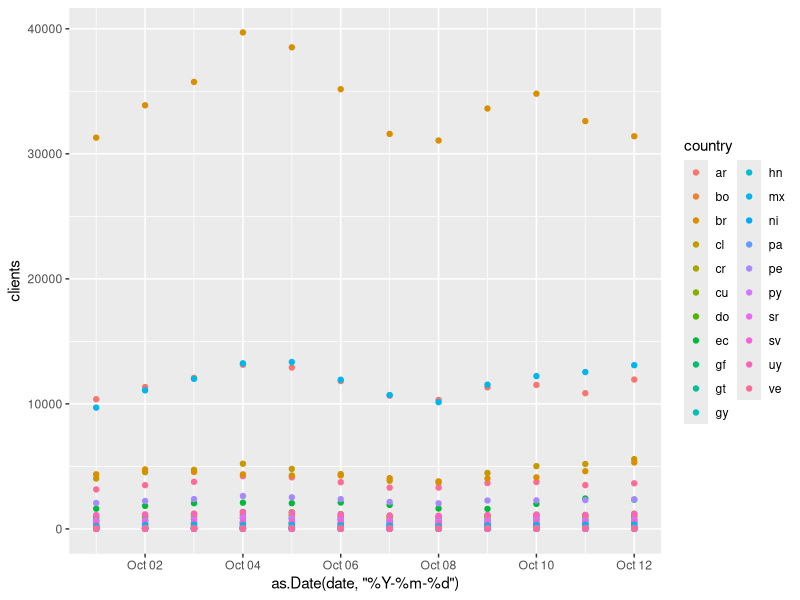

Source code (R):
require(ggplot2)

b <- read.csv("clients-2017-10.csv", stringsAsFactors = FALSE)
summary(b)
b <- b[b$country %in% c("ar", "bo", "br", "cl", "cr", "do", "ec", "sv", "gt", "hn", "mx", "pa", "py", "pe", "sr", "uy", "ve", "gy", "gf", "ni", "cu"),]
summary(b)
ggplot(b, aes(x = as.Date(date, "%Y-%m-%d"), y = clients, colour = country)) +
 geom_point()
